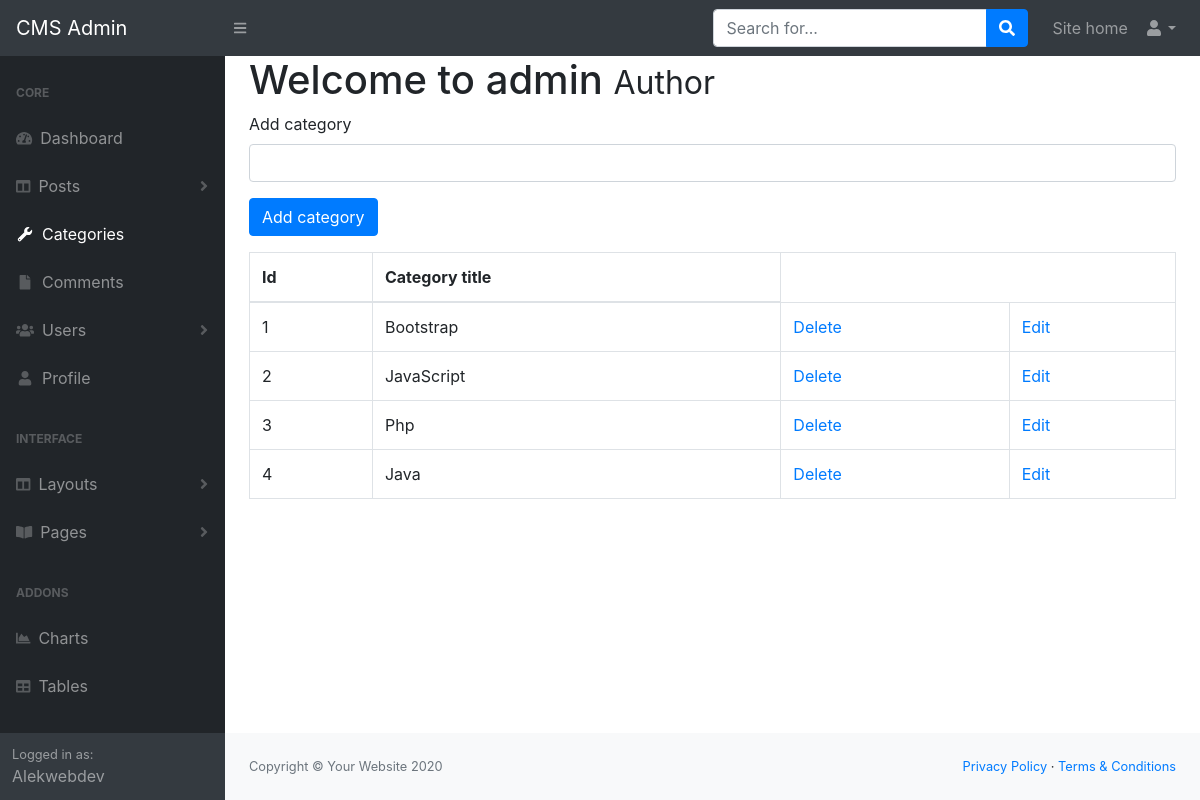
Page /admin/dist/categories.php on the earlier database version.
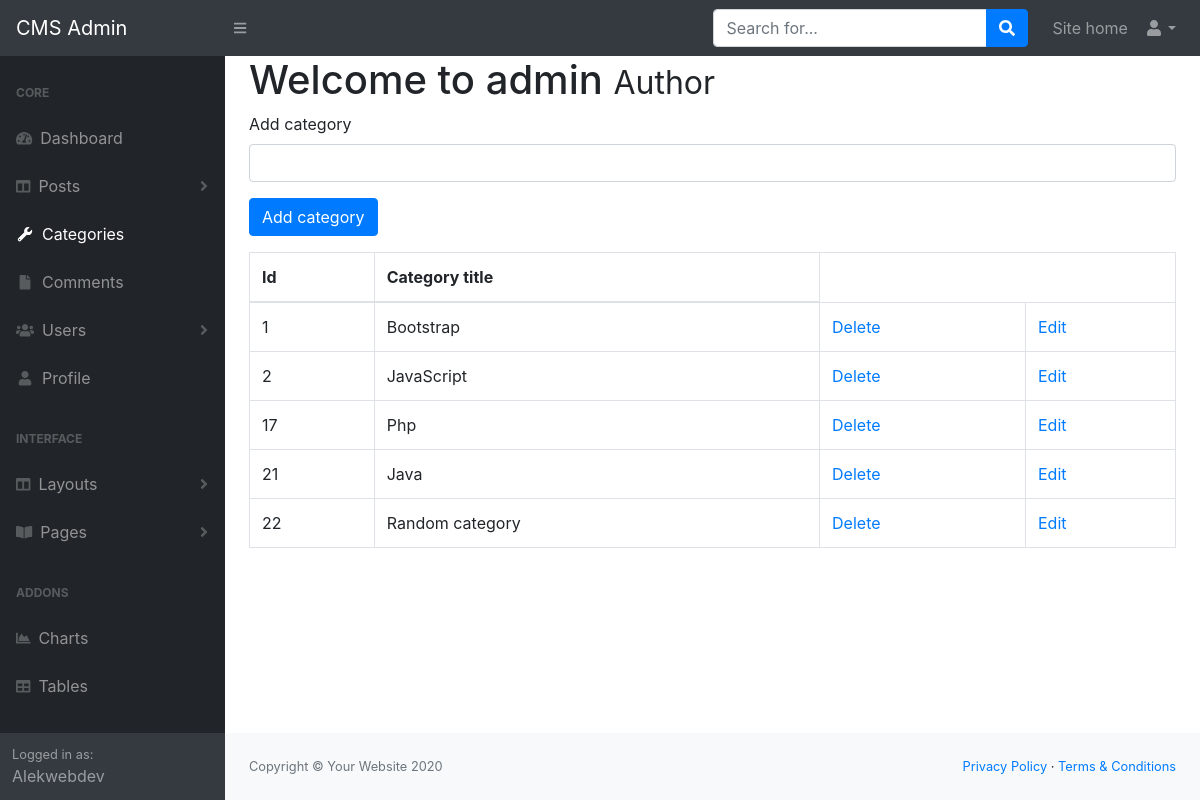
Same page on the later database version.
### tables this page shows
CREATE TABLE `categories` (
  `cat_id` int(3) NOT NULL,
  `cat_title` varchar(255) NOT NULL
);

### admin/dist/functions.php (the view, shortened to what this page needs)
<?php
function find_all_categories() {
    global $connection;
    $query = "SELECT * FROM categories";
    $select_categories = mysqli_query($connection, $query);
    while($row = mysqli_fetch_assoc($select_categories)){
    $cat_id = $row['cat_id'];
    $cat_title = $row['cat_title'];
    echo "<tr>";
    echo "<td>{$cat_id}</td>";
    echo "<td>{$cat_title}</td>";
    echo "<td><a href='categories.php?delete={$cat_id}'>Delete</a></td>";
    echo "<td><a href='categories.php?edit={$cat_id}'>Edit</a></td>";
    echo "</tr>";
        }
}
?>

### admin/dist/admin_header.php (shortened to what this page needs)
<?php include 'functions.php'; ?>
<!DOCTYPE html>
<html lang="en">
    <head>
        <link href="css/styles.css" rel="stylesheet" />
        <link href="https://cdn.datatables.net/1.10.20/css/dataTables.bootstrap4.min.css" rel="stylesheet" />
    </head>

### admin/dist/categories.php (shortened to what this page needs)
<?php include 'admin_header.php'?>
<body>
    <div id="wrapper">
<?php include 'admin_navigation.php'?>
<div id="layoutSidenav_content">
        <div id="page-wrapper">
            <div class="container-fluid">
                <div class="row">
                    <div class="col-lg-12">
                        <h1 class="page-header">
                            Welcome to admin
                            <small>Author</small>
                        </h1>
                        <div class="col-xs-6">
                            <form action="" method ="post">
                                <div class="form-group">
                                <label for="cat_title">Add category</label>
                                    <input class = "form-control" type="text" name="cat_title">
                                </div>
                                <div class="form-group">
                                    <input class = "btn btn-primary" type="submit" name="submit" value="Add category">
                                </div>
                            </form>
                        </div>
                        <div class="col-xs-6">
                            <table class = "table table-bordered table-hover">
                                <thead>
                                    <tr>
                                        <th>Id</th>
                                        <th>Category title</th>
                                    </tr>
                                </thead>
                                <tbody>
                                <?php
                                    find_all_categories();
                                ?>
                                </tbody>
                            </table>
                        </div>
                    </div>
                </div>
            </div>
        </div>
<?php include 'admin_footer.php'?>

### admin/dist/admin_navigation.php (shortened to what this page needs)
<nav class="sb-topnav navbar navbar-expand navbar-dark bg-dark">
    <a class="navbar-brand" href="dashboard.php">CMS Admin</a>
    <button class="btn btn-link btn-sm order-1 order-lg-0" id="sidebarToggle" href="#"><i class="fas fa-bars"></i></button>
    <form class="d-none d-md-inline-block form-inline ml-auto mr-0 mr-md-3 my-2 my-md-0">
        <div class="input-group">
            <input class="form-control" type="text" placeholder="Search for..." aria-label="Search" aria-describedby="basic-addon2" />
            <div class="input-group-append">
                <button class="btn btn-primary" type="button"><i class="fas fa-search"></i></button>
            </div>
        </div>
    </form>
    <ul class="navbar-nav ml-auto ml-md-0">
        <li class="nav-item"><a class="nav-link" href="../../index.php">Site home</a></li>
        <li class="nav-item dropdown">
            <a class="nav-link dropdown-toggle" id="userDropdown" href="#" role="button" data-toggle="dropdown" aria-haspopup="true" aria-expanded="false"><i class="fas fa-user fa-fw"></i></a>
        </li>
    </ul>
</nav>
        <div id="layoutSidenav">
            <div id="layoutSidenav_nav">
                <nav class="sb-sidenav accordion sb-sidenav-dark" id="sidenavAccordion">
                    <div class="sb-sidenav-menu">
                        <div class="nav">
                            <div class="sb-sidenav-menu-heading">Core</div>
                            <a class="nav-link" href="dashboard.php">
                                <div class="sb-nav-link-icon"><i class="fas fa-tachometer-alt"></i></div>
                                Dashboard
                            </a>
                            <a class="nav-link collapsed" href="#" data-toggle="collapse" data-target="#collapsePosts" aria-expanded="false" aria-controls="collapsePosts">
                                <div class="sb-nav-link-icon"><i class="fas fa-columns"></i></div>
                                Posts
                                <div class="sb-sidenav-collapse-arrow"><i class="fas fa-angle-down"></i></div>
                            </a>
                            <a class="nav-link" href="categories.php">
                                <div class="sb-nav-link-icon"><i class="fa fa-fw fa-wrench"></i></div>
                                Categories
                            </a>
                            <a class="nav-link" href="#">
                                <div class="sb-nav-link-icon"><i class="fa fa-fw fa-file"></i></div>
                                Comments
                            </a>
                            <a class="nav-link collapsed" href="#" data-toggle="collapse" data-target="#collapseUsers" aria-expanded="false" aria-controls="collapsePosts">
                                <div class="sb-nav-link-icon"><i class="fas fa-users"></i></div>
                                Users
                                <div class="sb-sidenav-collapse-arrow"><i class="fas fa-angle-down"></i></div>
                            </a>
                                <a class="nav-link" href="#">
                                <div class="sb-nav-link-icon"><i class="fa fa-fw fa-user"></i></div>
                                Profile
                            </a>
                            <div class="sb-sidenav-menu-heading">Interface</div>
                            <a class="nav-link collapsed" href="#" data-toggle="collapse" data-target="#collapseLayouts" aria-expanded="false" aria-controls="collapseLayouts">
                                <div class="sb-nav-link-icon"><i class="fas fa-columns"></i></div>
                                Layouts
                                <div class="sb-sidenav-collapse-arrow"><i class="fas fa-angle-down"></i></div>
                            </a>
                            <a class="nav-link collapsed" href="#" data-toggle="collapse" data-target="#collapsePages" aria-expanded="false" aria-controls="collapsePages">
                                <div class="sb-nav-link-icon"><i class="fas fa-book-open"></i></div>
                                Pages
                                <div class="sb-sidenav-collapse-arrow"><i class="fas fa-angle-down"></i></div>
                            </a>
                            <div class="sb-sidenav-menu-heading">Addons</div>
                            <a class="nav-link" href="charts.html">
                                <div class="sb-nav-link-icon"><i class="fas fa-chart-area"></i></div>
                                Charts
                            </a>
                            <a class="nav-link" href="tables.html">
                                <div class="sb-nav-link-icon"><i class="fas fa-table"></i></div>
                                Tables
                            </a>
                        </div>
                    </div>
                    <div class="sb-sidenav-footer">
                        <div class="small">Logged in as:</div>
                        Alekwebdev
                    </div>
                </nav>
            </div>

### admin/dist/admin_footer.php (shortened to what this page needs)
<footer class="py-4 bg-light mt-auto">
                    <div class="container-fluid">
                        <div class="d-flex align-items-center justify-content-between small">
                            <div class="text-muted">Copyright &copy; Your Website 2020</div>
                            <div>
                                <a href="#">Privacy Policy</a>
                                &middot;
                                <a href="#">Terms &amp; Conditions</a>
                            </div>
                        </div>
                    </div>
                </footer>
            </div>
        </div>
    </body>
</html>

Differences in the rows shown:
removed categories: cat_id "3", cat_title "Php"
removed categories: cat_id "4", cat_title "Java"
added categories: cat_id "17", cat_title "Php"
added categories: cat_id "21", cat_title "Java"
added categories: cat_id "22", cat_title "Random category"
